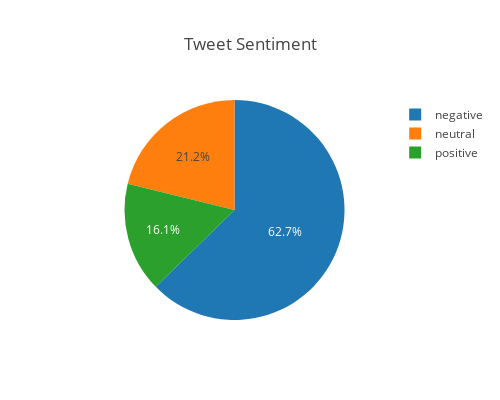

The notebook cell this image was saved under:
### Markdown cell above
## Data Visualization

### Code cell
# View distribution of tweets by sentiment 
# (Changing colors to red/gray/green would be nice)
trace = go.Pie(labels=tweets['airline_sentiment'].value_counts().index, 
              values=tweets['airline_sentiment'].value_counts())

# Create the layout
layout = go.Layout(
    title = 'Tweet Sentiment',
    height = 400,
    width = 500,
    autosize = False,
    yaxis = dict(title='Number of tweets')
)

fig = go.Figure(data = [trace], layout = layout)
py.offline.iplot(fig, filename='cufflinks/simple')

### Figure 1 — Plotly figure (JSON) as saved in the notebook; plotly's stock layout.template omitted (floating-point values rounded to 4 significant figures)
{"data": [{"labels": ["negative", "neutral", "positive"], "type": "pie", "uid": "ea57b511-144d-4ea5-be25-b2e7ac02cb65", "values": [9178, 3099, 2363]}], "layout": {"autosize": false, "height": 400, "title": "Tweet Sentiment", "width": 500, "yaxis": {"title": "Number of tweets"}}}
